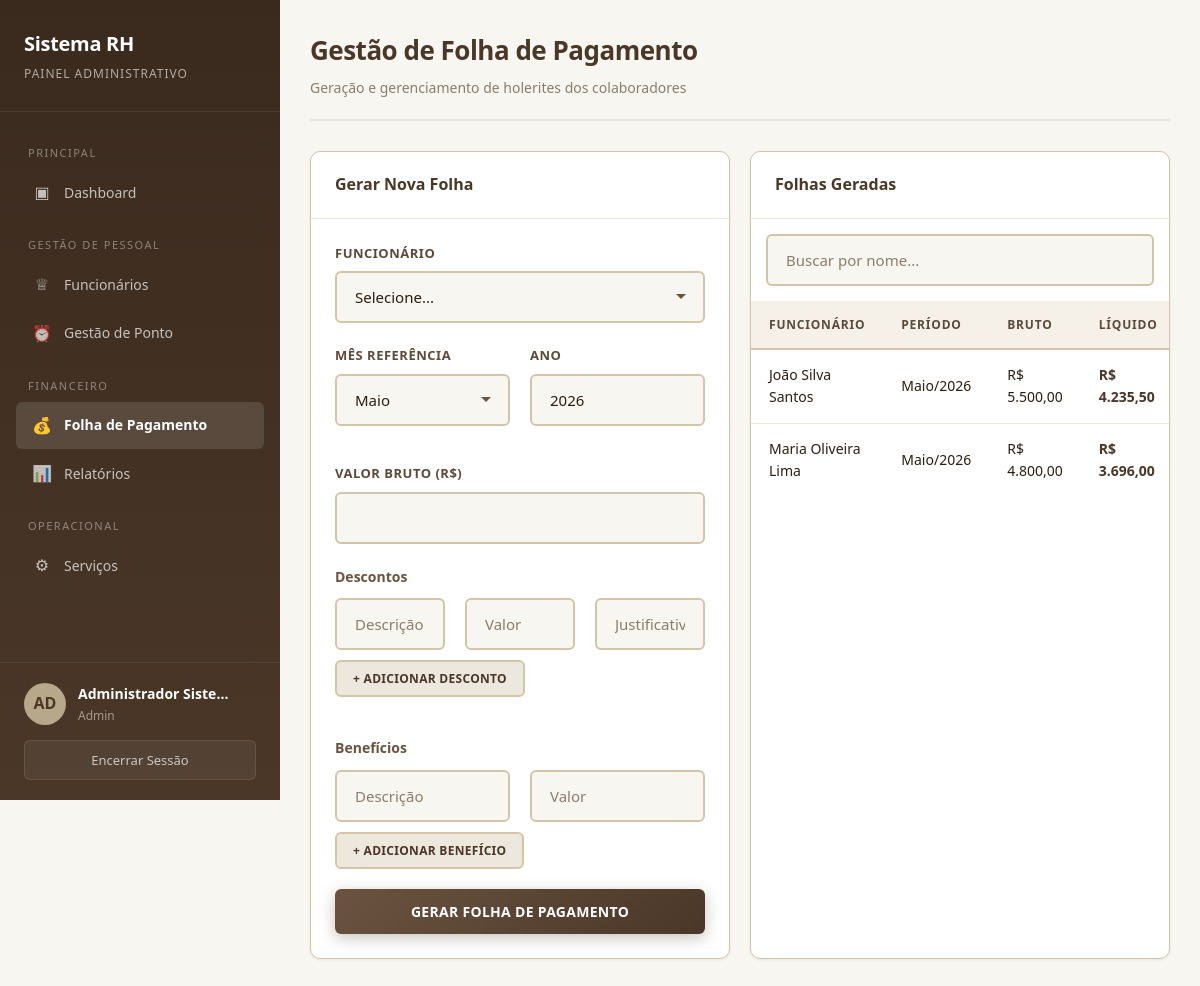
The app's page /admin/folha_pagamento.php (signed in) with its own data.
### tables this page shows
CREATE TABLE IF NOT EXISTS users (
    id INT AUTO_INCREMENT PRIMARY KEY,
    obfuscated_id VARCHAR(50) UNIQUE NOT NULL,
    nome_completo VARCHAR(200) NOT NULL,
    cpf VARCHAR(14) UNIQUE NOT NULL,
    data_nascimento DATE NOT NULL,
    cargo VARCHAR(100) NOT NULL,
    email VARCHAR(150) NOT NULL,
    senha_hash VARCHAR(255) NOT NULL,
    nivel_acesso ENUM('admin','rh','coordenacao','funcionario') DEFAULT 'funcionario',
    status ENUM('ativo','inativo','ferias','licenca') DEFAULT 'ativo',
    data_criacao DATETIME DEFAULT CURRENT_TIMESTAMP,
    data_atualizacao DATETIME DEFAULT CURRENT_TIMESTAMP ON UPDATE CURRENT_TIMESTAMP,
    INDEX idx_obfuscated_id (obfuscated_id),
    INDEX idx_email (email),
    INDEX idx_cargo (cargo)
);

CREATE TABLE IF NOT EXISTS folha_pagamento (
    id INT AUTO_INCREMENT PRIMARY KEY,
    user_id INT NOT NULL,
    mes_referencia INT NOT NULL,
    ano_referencia INT NOT NULL,
    valor_bruto DECIMAL(10,2) NOT NULL,
    valor_liquido DECIMAL(10,2) NOT NULL,
    criado_em DATETIME DEFAULT CURRENT_TIMESTAMP,
    FOREIGN KEY (user_id) REFERENCES users(id) ON DELETE CASCADE,
    INDEX idx_user_periodo (user_id, mes_referencia, ano_referencia)
);

### config/functions.php (called while the page is built, shortened)
<?php
function formatCurrency($value) {
    return 'R$ ' . number_format(floatval($value), 2, ',', '.');
}
function getMonthName($month) {
    $months = [
        1 => 'Janeiro', 2 => 'Fevereiro', 3 => 'Março', 4 => 'Abril',
        5 => 'Maio', 6 => 'Junho', 7 => 'Julho', 8 => 'Agosto',
        9 => 'Setembro', 10 => 'Outubro', 11 => 'Novembro', 12 => 'Dezembro'
    ];
    return $months[intval($month)] ?? '';
}
?>

### admin/folha_pagamento.php (the view, shortened to what this page needs)
<?php
require_once '../config/functions.php';
require_once '../includes/header_admin.php';
$db = Database::getInstance()->getConnection();
$sql = "SELECT fp.*, u.nome_completo, u.obfuscated_id FROM folha_pagamento fp JOIN users u ON fp.user_id = u.id";
$params = [];
$sql .= " ORDER BY fp.ano_referencia DESC, fp.mes_referencia DESC LIMIT 50";
$stmt = $db->prepare($sql);
$stmt->execute($params);
$folhas = $stmt->fetchAll();
?>
<div class="page-header">
    <h1>Gestão de Folha de Pagamento</h1>
    <p>Geração e gerenciamento de holerites dos colaboradores</p>
</div>
<div class="grid-2 fade-in">
    <div class="card">
        <div class="card-header">
            <h3>Gerar Nova Folha</h3>
        </div>
        <div class="card-body">
            <form method="POST" data-validate>
                <div class="form-group">
                    <label>Funcionário</label>
                    <select name="user_id" class="form-control" required>
                        <option value="">Selecione...</option>
                    </select>
                </div>
                <div class="grid-2" style="margin-bottom: 15px;">
                    <div class="form-group">
                        <label>Mês Referência</label>
                        <select name="mes_referencia" class="form-control">
                            <?php for ($i = 1; $i <= 12; $i++): ?>
                                <option value="<?= $i ?>" <?= $i == date('n') ? 'selected' : '' ?>><?= getMonthName($i) ?></option>
                            <?php endfor; ?>
                        </select>
                    </div>
                    <div class="form-group">
                        <label>Ano</label>
                        <input type="number" name="ano_referencia" class="form-control" value="<?= date('Y') ?>" min="2020" max="2030">
                    </div>
                </div>
                <div class="form-group">
                    <label>Valor Bruto (R$)</label>
                    <input type="text" name="valor_bruto" class="form-control currency-input" required>
                </div>
                <h4 style="margin: 20px 0 10px; font-size: 14px; color: var(--brown);">Descontos</h4>
                <div id="descontos-container">
                    <div class="desconto-row" style="margin-bottom: 10px;">
                        <div class="grid-3">
                            <input type="text" name="descontos[]" class="form-control" placeholder="Descrição">
                            <input type="text" name="desconto_valores[]" class="form-control currency-input" placeholder="Valor">
                            <input type="text" name="desconto_justificativas[]" class="form-control" placeholder="Justificativa">
                        </div>
                    </div>
                </div>
                <button type="button" class="btn btn-sm btn-secondary" onclick="addDesconto()" style="margin-bottom: 20px;">+ Adicionar Desconto</button>
                <h4 style="margin: 20px 0 10px; font-size: 14px; color: var(--brown);">Benefícios</h4>
                <div id="beneficios-container">
                    <div class="beneficio-row" style="margin-bottom: 10px;">
                        <div class="grid-2">
                            <input type="text" name="beneficios[]" class="form-control" placeholder="Descrição">
                            <input type="text" name="beneficio_valores[]" class="form-control currency-input" placeholder="Valor">
                        </div>
                    </div>
                </div>
                <button type="button" class="btn btn-sm btn-secondary" onclick="addBeneficio()" style="margin-bottom: 20px;">+ Adicionar Benefício</button>
                <button type="submit" class="btn btn-primary btn-full">Gerar Folha de Pagamento</button>
            </form>
        </div>
    </div>
    <div class="card">
        <div class="card-header">
            <h3>Folhas Geradas</h3>
        </div>
        <div style="padding: 15px;">
            <input type="text" id="searchFolha" class="form-control" placeholder="Buscar por nome..." style="max-width: 100%;">
        </div>
        <div class="table-container" style="border-radius: 0; border: none;">
            <table class="table" id="folhaTable">
                <thead>
                    <tr>
                        <th>Funcionário</th>
                        <th>Período</th>
                        <th>Bruto</th>
                        <th>Líquido</th>
                    </tr>
                </thead>
                <tbody>
                    <?php foreach ($folhas as $f): ?>
                    <tr>
                        <td><?= htmlspecialchars($f['nome_completo']) ?></td>
                        <td><?= getMonthName($f['mes_referencia']) ?>/<?= $f['ano_referencia'] ?></td>
                        <td><?= formatCurrency($f['valor_bruto']) ?></td>
                        <td style="font-weight: 700; color: var(--brown-dark);"><?= formatCurrency($f['valor_liquido']) ?></td>
                    </tr>
                    <?php endforeach; ?>
                </tbody>
            </table>
        </div>
    </div>
</div>
<?php require_once '../includes/footer.php'; ?>

### includes/header_admin.php (shortened to what this page needs)
<?php
require_once __DIR__ . '/../config/functions.php';
$db = Database::getInstance()->getConnection();
$stmt = $db->prepare("SELECT * FROM users WHERE id = ?");
$stmt->execute([$_SESSION['user_id']]);
$currentUser = $stmt->fetch();
$currentPage = basename($_SERVER['PHP_SELF'], '.php');
function isActive($page) {
    global $currentPage;
    return $currentPage === $page ? 'active' : '';
}
?>
<!DOCTYPE html>
<html lang="pt-BR">
<head>
    <link rel="stylesheet" href="../css/style.css">
</head>
<body>
<div class="app-layout">
    <aside class="sidebar">
        <div class="sidebar-header">
            <h2>Sistema RH</h2>
            <p>Painel Administrativo</p>
        </div>
        <nav class="sidebar-nav">
            <div class="nav-section">
                <div class="nav-section-title">Principal</div>
                <a href="dashboard.php" class="nav-item <?=isActive('dashboard')?>">
                    <span class="nav-icon">&#9635;</span> Dashboard
                </a>
            </div>
            <div class="nav-section">
                <div class="nav-section-title">Gestão de Pessoal</div>
                <a href="funcionarios.php" class="nav-item <?=isActive('funcionarios')?>">
                    <span class="nav-icon">&#9813;</span> Funcionários
                </a>
                <a href="ponto_global.php" class="nav-item <?=isActive('ponto_global')?>">
                    <span class="nav-icon">&#9200;</span> Gestão de Ponto
                </a>
            </div>
            <div class="nav-section">
                <div class="nav-section-title">Financeiro</div>
                <a href="folha_pagamento.php" class="nav-item <?=isActive('folha_pagamento')?>">
                    <span class="nav-icon">&#128176;</span> Folha de Pagamento
                </a>
                <a href="relatorios.php" class="nav-item <?=isActive('relatorios')?>">
                    <span class="nav-icon">&#128202;</span> Relatórios
                </a>
            </div>
            <div class="nav-section">
                <div class="nav-section-title">Operacional</div>
                <a href="servicos.php" class="nav-item <?=isActive('servicos')?>">
                    <span class="nav-icon">&#9881;</span> Serviços
                </a>
            </div>
        </nav>
        <div class="sidebar-footer">
            <div class="sidebar-user">
                <div class="user-avatar"><?=strtoupper(substr($currentUser['nome_completo'], 0, 2))?></div>
                <div class="user-info">
                    <h4><?=htmlspecialchars($currentUser['nome_completo'])?></h4>
                    <p><?=ucfirst($currentUser['nivel_acesso'])?></p>
                </div>
            </div>
            <button class="btn-logout" onclick="if(confirm('Deseja sair?')) window.location='../logout.php'">
                Encerrar Sessão
            </button>
        </div>
    </aside>
    <main class="main-content">

### records on screen
users: nome_completo "AD", nome_completo "Administrador Sistema", nivel_acesso "Admin"
folha_pagamento: user.nome_completo "João Silva Santos", mes_referencia "Maio", ano_referencia "2026", valor_bruto "R$ 5.500,00", valor_liquido "R$ 4.235,50"
folha_pagamento: user.nome_completo "Maria Oliveira Lima", mes_referencia "Maio", ano_referencia "2026", valor_bruto "R$ 4.800,00", valor_liquido "R$ 3.696,00"

### other values on screen
form field mes_referencia "Maio"
